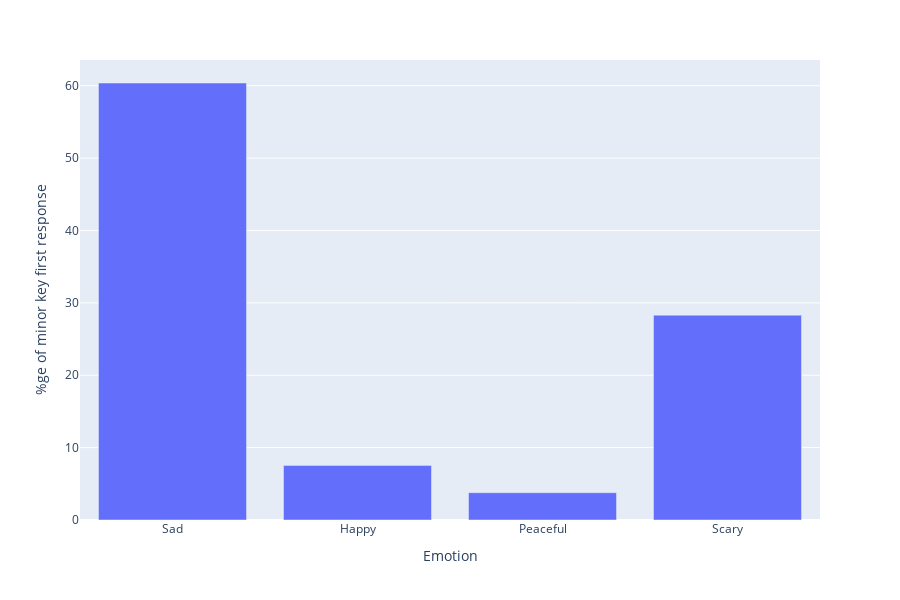

Notebook code cell kept with this figure:
### Code cell
import plotly.express as px

fig = px.bar(df, x='Emotion', y='%ge of minor key first response')
fig.show()

### Figure 1 — Plotly figure (JSON) as saved in the notebook; plotly's stock layout.template omitted (floating-point values rounded to 4 significant figures)
{"data": [{"alignmentgroup": "True", "hoverlabel": {"namelength": 0}, "hovertemplate": "Emotion=%{x}<br>%ge of minor key first response=%{y}", "legendgroup": "", "marker": {"color": "#636efa"}, "name": "", "offsetgroup": "", "orientation": "v", "showlegend": false, "textposition": "auto", "type": "bar", "x": ["Sad", "Happy", "Peaceful", "Scary"], "xaxis": "x", "y": [60.38, 7.547, 3.774, 28.3], "yaxis": "y"}], "layout": {"barmode": "relative", "height": 600, "legend": {"tracegroupgap": 0}, "margin": {"t": 60}, "xaxis": {"anchor": "y", "domain": [0, 1], "title": {"text": "Emotion"}}, "yaxis": {"anchor": "x", "domain": [0, 1], "title": {"text": "%ge of minor key first response"}}}}
